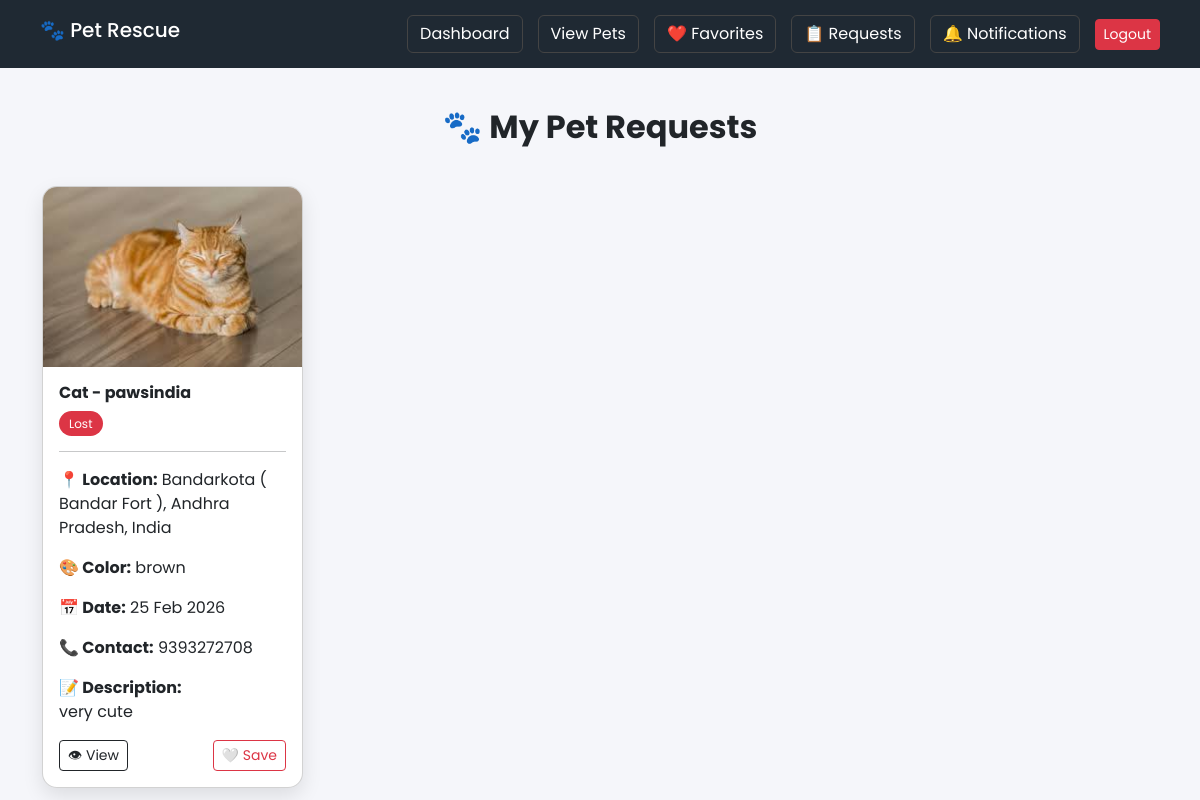
The app's page /my-requests/ (signed in), older data.
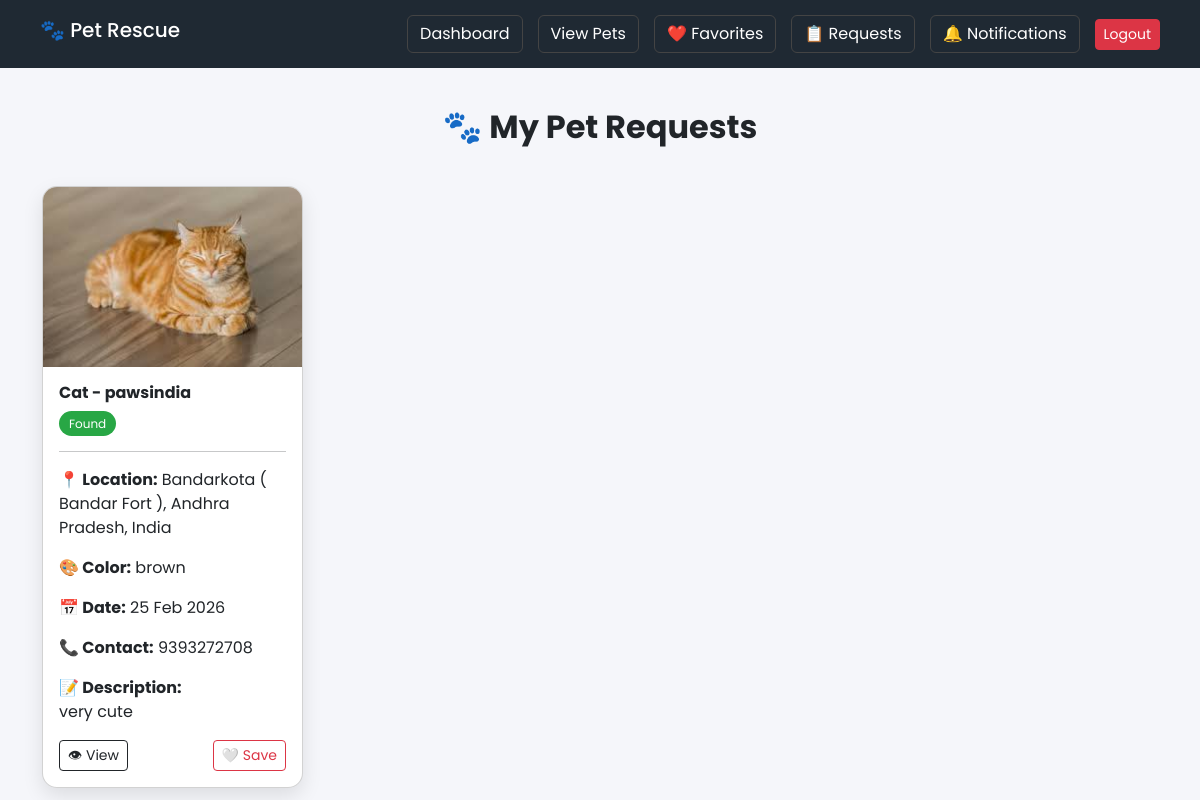
The same page, newer data.
### pets/models.py (models this page shows, shortened)
class Pet(models.Model):
    PET_TYPES = [
        ('dog', 'Dog'),
        ('cat', 'Cat'),
        ('other', 'Other'),
    ]
    STATUS_CHOICES = [
        ('lost', 'Lost'),
        ('found', 'Found'),
        ('adopted', 'Adopted'),
        ('rescued', 'Rescued'),
    ]
    user = models.ForeignKey(settings.AUTH_USER_MODEL, on_delete=models.CASCADE)
    pet_type = models.CharField(max_length=20, choices=PET_TYPES)
    breed = models.CharField(max_length=100, blank=True, null=True)
    color = models.CharField(max_length=100, blank=True, null=True)
    location = models.CharField(max_length=255, blank=True, null=True)
    latitude = models.FloatField(blank=True, null=True)
    longitude = models.FloatField(blank=True, null=True)
    contact_info = models.CharField(max_length=200, blank=True, null=True)
    description = models.TextField(blank=True)
    image = models.ImageField(upload_to='pets/', null=True, blank=True)
    incident_datetime = models.DateTimeField(blank=True, null=True)
    status = models.CharField(max_length=20, choices=STATUS_CHOICES, default='lost')
    created_at = models.DateTimeField(auto_now_add=True)

### pets/views.py (the view)
# urls.py: path('my-requests/', views.my_requests, name='my_requests'),
@login_required
def my_requests(request):
    pets = Pet.objects.filter(user=request.user)
    favorites = Favorite.objects.filter(user=request.user)\
                                 .values_list('pet_id', flat=True)
    return render(request, 'my_requests.html', {
        'pets': pets,
        'favorites': list(favorites)   # VERY IMPORTANT
    })

### templates/my_requests.html (shortened to what this page needs)
{% load static %}
<!DOCTYPE html>
<html>
<head>
<link href="https://cdn.jsdelivr.net/npm/bootstrap@5.3.2/dist/css/bootstrap.min.css" rel="stylesheet">
<link href="https://cdnjs.cloudflare.com/ajax/libs/font-awesome/6.5.0/css/all.min.css" rel="stylesheet">
</head>
<body>
<div class="top-nav">
    <h5>🐾 Pet Rescue</h5>
    <div class="nav-icons">
        <a href="{% url 'dashboard' %}" class="nav-btn">Dashboard</a>
        <a href="{% url 'all_pets' %}" class="nav-btn">View Pets</a>
        <a href="{% url 'favorites' %}" class="nav-btn">
            ❤️ Favorites
        </a>
        <a href="{% url 'my_requests' %}" class="nav-btn">
            📋 Requests
        </a>
        <a href="#" class="nav-btn">
            🔔 Notifications
        </a>
        <form method="POST" action="{% url 'account_logout' %}">
            <button class="btn btn-danger btn-sm">Logout</button>
        </form>
    </div>
</div>
<div class="container">
    <h2 class="section-title">🐾 My Pet Requests</h2>
    <div class="row g-4">
        {% if pets %}
            {% for pet in pets %}
            <div class="col-md-3">
                <div class="card pet-card">
                    {% if pet.image %}
                        <img src="{{ pet.image.url }}" class="pet-img">
                    {% else %}
                        <img src="{% static 'images/default_pet.jpg' %}" class="pet-img">
                    {% endif %}
                    <div class="card-body">
                        <h6 class="fw-bold">
                            {{ pet.pet_type|title }} - {{ pet.breed }}
                        </h6>
                        <span class="status-badge {{ pet.status }}">
                            {{ pet.status|title }}
                        </span>
                        <hr>
                        <p><strong>📍 Location:</strong> {{ pet.location }}</p>
                        <p><strong>🎨 Color:</strong> {{ pet.color }}</p>
                        <p><strong>📅 Date:</strong> {{ pet.incident_datetime|date:"d M Y" }}</p>
                        <p><strong>📞 Contact:</strong> {{ pet.contact_info }}</p>
                        <p>
                            <strong>📝 Description:</strong><br>
                            {{ pet.description|truncatewords:12 }}
                        </p>
                        <div class="d-flex justify-content-between mt-3">
                            <a href="{% url 'pet_detail' pet.id %}"
                               class="btn btn-sm btn-outline-dark">
                                👁 View
                            </a>
                            <button onclick="toggleFavorite({{ pet.id }}, this)"
class="btn btn-sm
{% if pet.id in favorite_ids %}
btn-danger
{% else %}
btn-outline-danger
{% endif %}">
{% if pet.id in favorite_ids %}
❤️ Unsave
{% else %}
🤍 Save
{% endif %}
</button>
                        </div>
                    </div>
                </div>
            </div>
            {% endfor %}
        {% else %}
            <div class="text-center">
                <h5>No requests yet 🐶</h5>
            </div>
        {% endif %}
    </div>
</div>
</body>
</html>

Row changes from the older to the newer data that the page shows:
changed Pet "Cat": status "Lost" → "Found"
